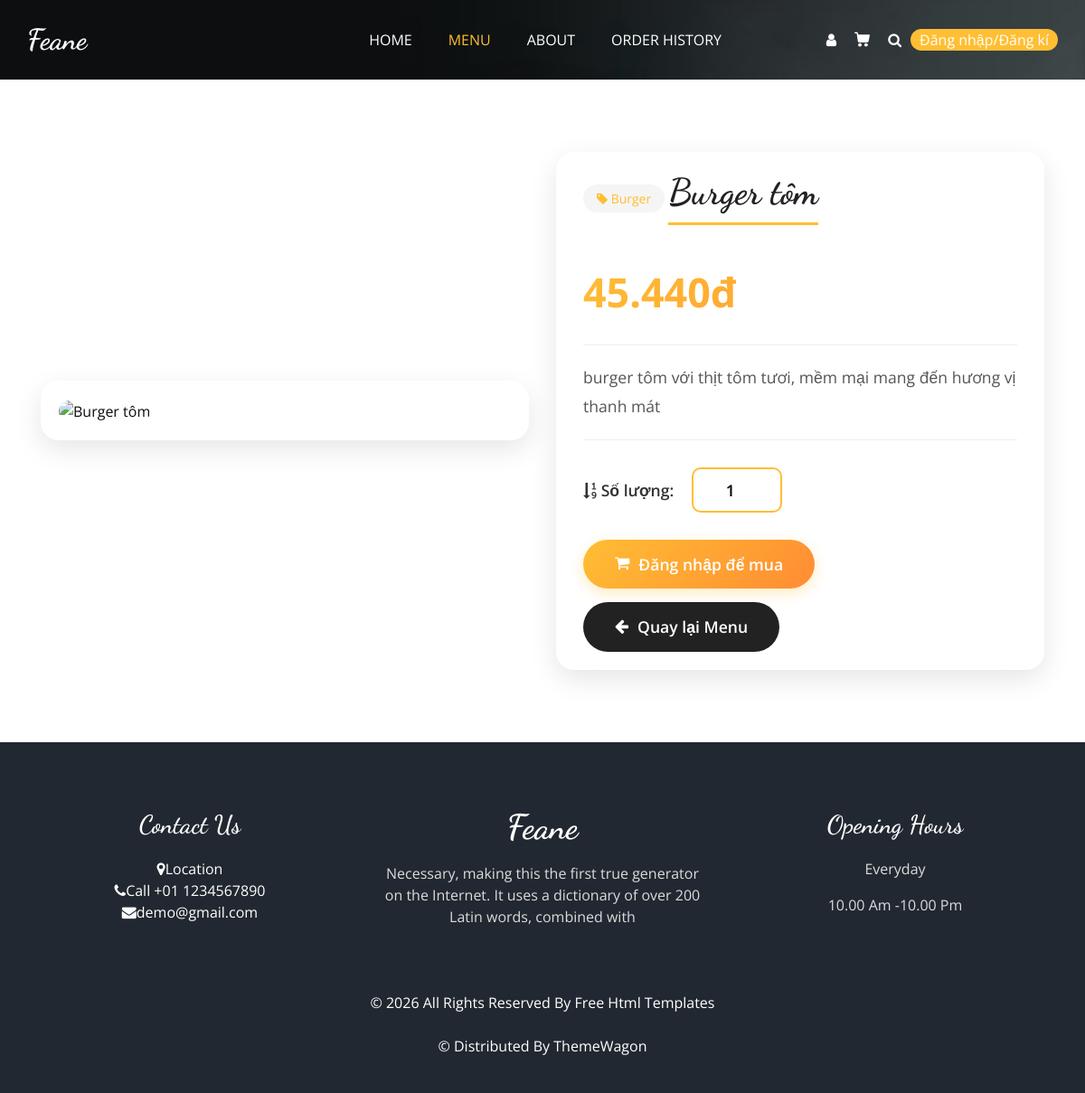
The page /product_detail.php?id=11 on the database its author committed.
### tables this page shows
CREATE TABLE `products` (
  `id` int(11) NOT NULL,
  `code` varchar(20) NOT NULL,
  `name` varchar(200) NOT NULL,
  `category_id` int(11) NOT NULL,
  `description` text DEFAULT NULL,
  `image` varchar(255) DEFAULT NULL,
  `cost_price` decimal(10,2) NOT NULL,
  `selling_price` decimal(10,2) NOT NULL,
  `stock_quantity` int(11) DEFAULT 0,
  `status` enum('active','inactive') DEFAULT 'active',
  `created_at` timestamp NOT NULL DEFAULT current_timestamp(),
  `updated_at` timestamp NOT NULL DEFAULT current_timestamp() ON UPDATE current_timestamp(),
  `profit_percentage` int(11) DEFAULT NULL
);

CREATE TABLE `categories` (
  `id` int(11) NOT NULL,
  `name` varchar(100) NOT NULL,
  `description` text DEFAULT NULL,
  `image` varchar(255) DEFAULT NULL,
  `status` enum('active','inactive') DEFAULT 'active',
  `created_at` timestamp NOT NULL DEFAULT current_timestamp(),
  `updated_at` timestamp NOT NULL DEFAULT current_timestamp() ON UPDATE current_timestamp()
);

### product_detail.php (the view, shortened to what this page needs)
<?php
require_once __DIR__ . '/includes/db_connection.php';
$product_id = isset($_GET['id']) ? (int)$_GET['id'] : 0;
$sql = "SELECT p.*, c.name AS category_name,
               (p.cost_price * (1 + p.profit_percentage/100)) AS calculated_selling_price
        FROM products p
        JOIN categories c ON p.category_id = c.id
        WHERE p.id = ? AND p.status = 'active'";
$stmt = $pdo->prepare($sql);
$stmt->execute([$product_id]);
$product = $stmt->fetch(PDO::FETCH_ASSOC);
$display_price = $product['calculated_selling_price'];
$is_logged_in = isset($_SESSION['user_id']);
$cart_count = 0;
$user_info = null;
?>
<!DOCTYPE html>
<html lang="vi">
<head>
  <link rel="stylesheet" type="text/css" href="css/bootstrap.css" />
  <link rel="stylesheet" type="text/css" href="https://cdnjs.cloudflare.com/ajax/libs/OwlCarousel2/2.3.4/assets/owl.carousel.min.css" />
  <link rel="stylesheet" href="https://cdnjs.cloudflare.com/ajax/libs/jquery-nice-select/1.1.0/css/nice-select.min.css" />
  <link href="css/font-awesome.min.css" rel="stylesheet" />
  <link href="css/style.css" rel="stylesheet" />
  <link href="css/responsive.css" rel="stylesheet" />
</head>
<body class="sub_page">
<div class="hero_area">
  <div class="bg-box">
    <img src="images/hero-bg.jpg" alt="">
  </div>
  <header class="header_section">
    <div class="container">
      <nav class="navbar navbar-expand-lg custom_nav-container">
        <a class="navbar-brand" href="index.php">
          <span>
            Feane
          </span>
        </a>
        <div class="collapse navbar-collapse" id="navbarSupportedContent">
          <ul class="navbar-nav mx-auto">
            <li class="nav-item">
              <a class="nav-link" href="index.php">Home</a>
            </li>
            <li class="nav-item active">
              <a class="nav-link" href="menu.php">Menu <span class="sr-only">(current)</span></a>
            </li>
            <li class="nav-item">
              <a class="nav-link" href="about.php">About</a>
            </li>
            <li class="nav-item">
              <a class="nav-link" href="order_history.php">Order History</a>
            </li>
          </ul>
          <div class="user_option">
            <?php if ($is_logged_in && $user_info): ?>
              <div class="user-dropdown">
                <button class="user-dropdown-btn" id="userDropdownBtn">
                  <div class="user-icon">
                    <?= strtoupper(substr($user_info['full_name'] ?? $user_info['username'], 0, 1)) ?>
                  </div>
                  <span class="user-name">
                    <?= htmlspecialchars($user_info['full_name'] ?: $user_info['username']) ?>
                  </span>
                  <i class="fa fa-chevron-down" style="color: white; font-size: 12px;"></i>
                </button>
                <div class="dropdown-menu-custom" id="userDropdownMenu">
                  <div class="dropdown-header">
                    <div class="dropdown-header-icon">
                      <?= strtoupper(substr($user_info['full_name'] ?? $user_info['username'], 0, 1)) ?>
                    </div>
                    <div class="dropdown-header-info">
                      <h6><?= htmlspecialchars($user_info['full_name'] ?: $user_info['username']) ?></h6>
                      <p><?= htmlspecialchars($user_info['email']) ?></p>
                    </div>
                  </div>
                  <a href="user/profile.php" class="dropdown-item-custom">
                    <i class="fa fa-user"></i>
                    <span>Thông tin tài khoản</span>
                  </a>
                  <a href="order_history.php" class="dropdown-item-custom">
                    <i class="fa fa-shopping-bag"></i>
                    <span>Lịch sử đơn hàng</span>
                  </a>
                  <a href="cart.php" class="dropdown-item-custom">
                    <i class="fa fa-shopping-cart"></i>
                    <span>Giỏ hàng của tôi</span>
                    <?php if ($cart_count > 0): ?>
                      <span class="badge" style="background: #ffbe33; color: #222; margin-left: auto;"><?= $cart_count ?></span>
                    <?php endif; ?>
                  </a>
                  <div class="dropdown-divider"></div>
                  <a href="user/logout.php" class="dropdown-item-custom text-danger">
                    <i class="fa fa-sign-out-alt"></i>
                    <span>Đăng xuất</span>
                  </a>
                </div>
              </div>
            <?php else: ?>
              <a href="user/login.php" class="user_link">
                <i class="fa fa-user" aria-hidden="true"></i>
              </a>
            <?php endif; ?>
            <a class="cart_link" href="cart.php">
            </a>
            <a href="search.php" class="btn nav_search-btn">
              <i class="fa fa-search" aria-hidden="true"></i>
            </a>
            <div class="order_online">
              <?php if ($is_logged_in): ?>
                <a href="user/logout.php" style="color: white;">
                  Đăng xuất
                </a>
              <?php else: ?>
                <a href="user/login.php" style="color: white;">
                  Đăng nhập/Đăng kí
                </a>
              <?php endif; ?>
            </div>
          </div>
        </div>
      </nav>
    </div>
  </header>
</div>
<section class="product-detail-section">
  <div class="container">
    <div class="row align-items-center">
      <div class="col-md-6">
        <div class="product-image-container">
          <img src="<?php echo htmlspecialchars($product['image']); ?>" class="product-image" alt="<?php echo htmlspecialchars($product['name']); ?>">
        </div>
      </div>
      <div class="col-md-6">
        <div class="product-info-container">
          <div class="product-category">
            <i class="fa fa-tag"></i> <?php echo htmlspecialchars($product['category_name']); ?>
          </div>
          <h1 class="product-name"><?php echo htmlspecialchars($product['name']); ?></h1>
          <div class="product-price">
            <?php echo number_format($display_price, 0, ',', '.'); ?>đ
          </div>
          <div class="product-description">
            <?php echo nl2br(htmlspecialchars($product['description'])); ?>
          </div>
          <div class="quantity-section">
            <span class="quantity-label">
              <i class="fa fa-sort-numeric-asc"></i> Số lượng:
            </span>
            <input type="number" id="inputQty" value="1" min="1" class="quantity-input">
          </div>
          <div class="action-buttons">
            <?php if ($is_logged_in): ?>
              <button class="add-to-cart-btn" id="btnAddToCart"
                      data-id="<?= $product['id']; ?>"
                      data-name="<?= htmlspecialchars($product['name']); ?>"
                      data-price="<?= $display_price; ?>"
                      data-image="<?= htmlspecialchars($product['image']); ?>">
                <i class="fa fa-shopping-cart"></i> Thêm vào giỏ hàng
              </button>
            <?php else: ?>
              <a href="user/login.php" class="add-to-cart-btn">
                <i class="fa fa-shopping-cart"></i> Đăng nhập để mua
              </a>
            <?php endif; ?>
            <a href="menu.php" class="btn-back">
              <i class="fa fa-arrow-left"></i> Quay lại Menu
            </a>
          </div>
        </div>
      </div>
    </div>
  </div>
</section>
<footer class="footer_section">
  <div class="container">
    <div class="row">
      <div class="col-md-4 footer-col">
        <div class="footer_contact">
          <h4>
            Contact Us
          </h4>
         <div class="contact_link_box">
    <div><i class="fa fa-map-marker"></i><span>Location</span></div>
    <div><i class="fa fa-phone"></i><span>Call +01 1234567890</span></div>
    <div><i class="fa fa-envelope"></i><span>demo@gmail.com</span></div>
</div>
        </div>
      </div>
      <div class="col-md-4 footer-col">
        <div class="footer_detail">
          <a href="" class="footer-logo">
            Feane
          </a>
          <p>
            Necessary, making this the first true generator on the Internet. It uses a dictionary of over 200 Latin words, combined with
          </p>
        </div>
      </div>
      <div class="col-md-4 footer-col">
        <h4>
          Opening Hours
        </h4>
        <p>
          Everyday
        </p>
        <p>
          10.00 Am -10.00 Pm
        </p>
      </div>
    </div>
    <div class="footer-info">
      <p>
        &copy; <span id="displayYear"></span> All Rights Reserved By
        <a href="https://html.design/">Free Html Templates</a><br><br>
        &copy; <span id="displayYear"></span> Distributed By
        <a href="https://themewagon.com/" target="_blank">ThemeWagon</a>
      </p>
    </div>
  </div>
</footer>
</body>
</html>

### css/style.css (style rules this page uses)
body { font-family: "Open Sans", sans-serif; color: #0c0c0c; background-color: #ffffff; overflow-x: hidden; }
h1, h2 { font-family: 'Dancing Script', cursive; }
a, a:hover, a:focus { text-decoration: none; }
.btn, .btn:focus { outline: none !important; -webkit-box-shadow: none; box-shadow: none; }
.hero_area { position: relative; min-height: 100vh; display: -webkit-box; display: -ms-flexbox; display: flex; -webkit-box-orient: vertical; -webkit-box-direction: normal; -ms-flex-direction: column; flex-direction: column; }
.bg-box { position: absolute; top: 0; left: 0; width: 100%; height: 100%; }
.bg-box img { width: 100%; height: 100%; -o-object-fit: cover; object-fit: cover; }
.sub_page .hero_area { min-height: auto; }
.sub_page .hero_area .bg-box { position: absolute; top: 0; left: 0; width: 100%; height: 100%; }
.sub_page .hero_area .bg-box img { width: 100%; height: 100%; -o-object-fit: cover; object-fit: cover; -o-object-position: right top; object-position: right top; }
.header_section { padding: 15px 0; }
.navbar-brand { font-family: 'Dancing Script', cursive; }
.navbar-brand span { font-weight: bold; font-size: 32px; color: #ffffff; }
.custom_nav-container { padding: 0; }
.custom_nav-container .navbar-nav { padding-left: 18%; }
.custom_nav-container .navbar-nav .nav-item .nav-link { padding: 5px 20px; color: #ffffff; text-align: center; text-transform: uppercase; border-radius: 5px; -webkit-transition: all 0.3s; transition: all 0.3s; }
.custom_nav-container .navbar-nav .nav-item:hover .nav-link, .custom_nav-container .navbar-nav .nav-item.active .nav-link { color: #ffbe33; }
.custom_nav-container .nav_search-btn { width: auto; height: auto; padding: 0; border: none; color: #ffffff; margin: 0 10px; }
.user_option { display: -webkit-box; display: -ms-flexbox; display: flex; -webkit-box-align: center; -ms-flex-align: center; align-items: center; }
.user_option a { margin: 0 10px; }
.user_option .user_link { color: #ffffff; }
.user_option .cart_link { display: -webkit-box; display: -ms-flexbox; display: flex; -webkit-box-pack: center; -ms-flex-pack: center; justify-content: center; -webkit-box-align: center; -ms-flex-align: center; align-items: center; }
.user_option .cart_link svg { width: 17px; height: auto; fill: #ffffff; margin-bottom: 2px; }
.user_option .order_online { display: inline-block; padding: -1px 30px; background-color: #ffbe33; color: #ffffff; border-radius: 45px; -webkit-transition: all 0.3s; transition: all 0.3s; border: none; }
.footer_section { background-color: #222831; color: #ffffff; padding: 75px 0 40px 0; text-align: center; }
.footer_section h4 { font-size: 28px; }
.footer_section h4, .footer_section .footer-logo { font-weight: 600; margin-bottom: 20px; font-family: 'Dancing Script', cursive; }
.footer_section p { color: #dbdbdb; }
.footer_section .footer-col { margin-bottom: 30px; }
.footer_section .footer_contact .contact_link_box { display: -webkit-box; display: -ms-flexbox; display: flex; -webkit-box-orient: vertical; -webkit-box-direction: normal; -ms-flex-direction: column; flex-direction: column; }
.footer_section .footer-logo { display: block; font-weight: bold; font-size: 38px; line-height: 1; color: #ffffff; }
.footer_section .footer-info { text-align: center; margin-top: 25px; }
.footer_section .footer-info p { color: #ffffff; margin: 0; }
.footer_section .footer-info p a { color: inherit; }

### css/responsive.css (style rules this page uses)
@media (min-width: 1200px) { .container { max-width: 1170px; } }

### rows shown on the page
products: category.name "Burger", name "Burger tôm", description "burger tôm với thịt tôm tươi, mềm mại mang đến hương vị thanh mát"

### other values the page prints
$display_price "45.440"
